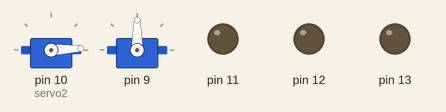
A sketch run on a simulated Arduino Uno, built with avr-gcc and run on an emulated ATmega328P. Parts: 2 × servo, output pins drawn as LEDs (lit = HIGH).

Above: at 0.05 s.
At 1.3 s:
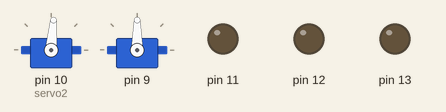
At 2.6 s:
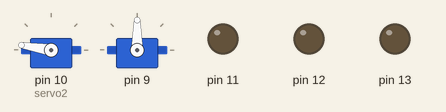
At 5.2 s:
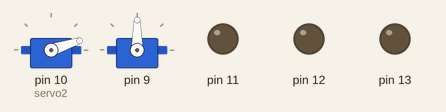
Timing chart, 0 to 7.1 s (numbered marks = the images above):
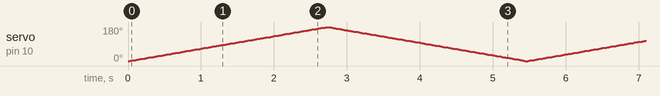

The sketch:

SecondInterrupt.ino
```cpp
#include <Servo.h>

class Flasher
{
  // Class Member Variables
  // These are initialized at startup
  int ledPin;      // the number of the LED pin
  long OnTime;     // milliseconds of on-time
  long OffTime;    // milliseconds of off-time

  // These maintain the current state
  int ledState;                 // ledState used to set the LED
  unsigned long previousMillis;   // will store last time LED was updated

  // Constructor - creates a Flasher
  // and initializes the member variables and state
  public:
  Flasher(int pin, long on, long off)
  {
    ledPin = pin;
    pinMode(ledPin, OUTPUT);

    OnTime = on;
    OffTime = off;

    ledState = LOW;
    previousMillis = 0;
  }

  void Update(unsigned long currentMillis)
  {
    if((ledState == HIGH) && (currentMillis - previousMillis >= OnTime))
    {
      ledState = LOW;  // Turn it off
      previousMillis = currentMillis;  // Remember the time
      digitalWrite(ledPin, ledState);  // Update the actual LED
    }
    else if ((ledState == LOW) && (currentMillis - previousMillis >= OffTime))
    {
      ledState = HIGH;  // turn it on
      previousMillis = currentMillis;   // Remember the time
      digitalWrite(ledPin, ledState);   // Update the actual LED
    }
  }
};

class Sweeper
{
  Servo servo;              // the servo
  int pos;              // current servo position
  int increment;        // increment to move for each interval
  int  updateInterval;      // interval between updates
  unsigned long lastUpdate; // last update of position

  public:
  Sweeper(int interval)
  {
    updateInterval = interval;
    increment = 1;
  }

  void Attach(int pin)
  {
    servo.attach(pin);
  }

  void Detach()
  {
    servo.detach();
  }

  void Update(unsigned long currentMillis)
  {
    if((currentMillis - lastUpdate) > updateInterval)  // time to update
    {
      lastUpdate = millis();
      pos += increment;
      servo.write(pos);
      if ((pos >= 180) || (pos <= 0)) // end of sweep
      {
        // reverse direction
        increment = -increment;
      }
    }
  }
};


Flasher led1(11, 123, 400);
Flasher led2(12, 350, 350);
Flasher led3(13, 200, 222);

Servo servo2;
int posit = 0;
Sweeper sweeper1(35);

void setup()
{
  //Serial.begin(9600);
  servo2.attach(10);
  sweeper1.Attach(9);

  // Timer0 is already used for millis() - we'll just interrupt somewhere
  // in the middle and call the "Compare A" function below
  OCR0A = 0xAF;
  TIMSK0 |= _BV(OCIE0A);
}

// Interrupt is called once a millisecond, looks for any new GPS data, and stores it
SIGNAL(TIMER0_COMPA_vect)
{
  //Serial.println(millis());
  unsigned long currentMillis = millis();
  sweeper1.Update(currentMillis);

  led2.Update(currentMillis);
  led3.Update(currentMillis);
}

void loop()
{
  //Serial.println(millis());
  for (posit = 0; posit <= 180; posit += 1) { // goes from 0 degrees to 180 degrees
    // in steps of 1 degree
    servo2.write(posit);              // tell servo to go to position in variable 'pos'
    delay(15);                       // waits 15ms for the servo to reach the position
  }
  for (posit = 180; posit >= 0; posit -= 1) { // goes from 180 degrees to 0 degrees
    servo2.write(posit);              // tell servo to go to position in variable 'pos'
    delay(15);                       // waits 15ms for the servo to reach the position
  }
}
```
